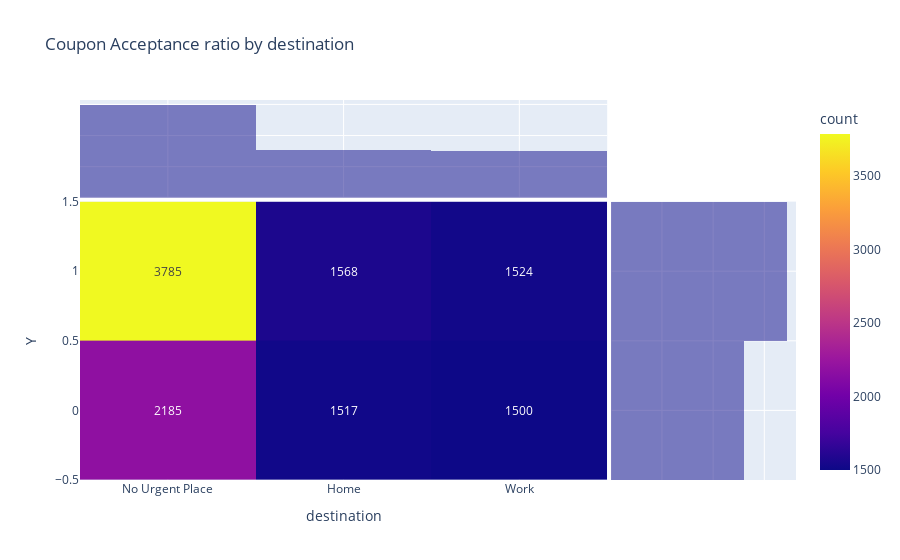

Notebook cell for this chart:
### Markdown cell above
_Q.What is the probability of accepting a coupon for a driver who has no particular destination?_

> Answer:

The chance of the coupons acceptance can be increased two times more than rejection of the coupons when the driver's destinatino is not claer, for exmaple, 'No Urgent Place'

### Code cell
# px.violin(data_frame=df, x="destination", y="Y")
px.density_heatmap(data_frame=df, x="destination", y="Y", marginal_x="histogram", marginal_y="histogram", text_auto=True, title="Coupon Acceptance ratio by destination")

### Figure 1 — Plotly figure (JSON) as saved in the notebook; plotly's stock layout.template omitted (floating-point values rounded to 4 significant figures; data arrays with more than 128 entries replaced by an {"elided": "..."} marker saying what was removed)
{"data": [{"coloraxis": "coloraxis", "hovertemplate": "destination=%{x}<br>Y=%{y}<br>count=%{z}<extra></extra>", "name": "", "texttemplate": "%{z}", "type": "histogram2d", "x": {"elided": "12079 str values"}, "xaxis": "x", "xbingroup": "x", "y": {"elided": "12079 int values"}, "yaxis": "y", "ybingroup": "y"}, {"alignmentgroup": "True", "bingroup": "x", "hovertemplate": "destination=%{x}<br>count=%{y}<extra></extra>", "legendgroup": "", "marker": {"color": "#0d0887"}, "name": "", "offsetgroup": "", "opacity": 0.5, "showlegend": false, "type": "histogram", "x": {"elided": "12079 str values"}, "xaxis": "x3", "yaxis": "y3"}, {"alignmentgroup": "True", "bingroup": "y", "hovertemplate": "Y=%{y}<br>count=%{x}<extra></extra>", "legendgroup": "", "marker": {"color": "#0d0887"}, "name": "", "offsetgroup": "", "opacity": 0.5, "showlegend": false, "type": "histogram", "xaxis": "x2", "y": {"elided": "12079 int values"}, "yaxis": "y2"}], "layout": {"barmode": "overlay", "coloraxis": {"colorbar": {"title": {"text": "count"}}, "colorscale": [[0, "#0d0887"], [0.1111, "#46039f"], [0.2222, "#7201a8"], [0.3333, "#9c179e"], [0.4444, "#bd3786"], [0.5556, "#d8576b"], [0.6667, "#ed7953"], [0.7778, "#fb9f3a"], [0.8889, "#fdca26"], [1, "#f0f921"]]}, "legend": {"tracegroupgap": 0}, "title": {"text": "Coupon Acceptance ratio by destination"}, "xaxis": {"anchor": "y", "domain": [0, 0.7363], "title": {"text": "destination"}}, "xaxis2": {"anchor": "y2", "domain": [0.7413, 1], "matches": "x2", "showgrid": true, "showline": false, "showticklabels": false, "ticks": ""}, "xaxis3": {"anchor": "y3", "domain": [0, 0.7363], "matches": "x", "showgrid": true, "showticklabels": false}, "xaxis4": {"anchor": "y4", "domain": [0.7413, 1], "matches": "x2", "showgrid": true, "showline": false, "showticklabels": false, "ticks": ""}, "yaxis": {"anchor": "x", "domain": [0, 0.7326], "title": {"text": "Y"}}, "yaxis2": {"anchor": "x2", "domain": [0, 0.7326], "matches": "y", "showgrid": true, "showticklabels": false}, "yaxis3": {"anchor": "x3", "domain": [0.7426, 1], "matches": "y3", "showgrid": true, "showline": false, "showticklabels": false, "ticks": ""}, "yaxis4": {"anchor": "x4", "domain": [0.7426, 1], "matches": "y3", "showgrid": true, "showline": false, "showticklabels": false, "ticks": ""}}}
